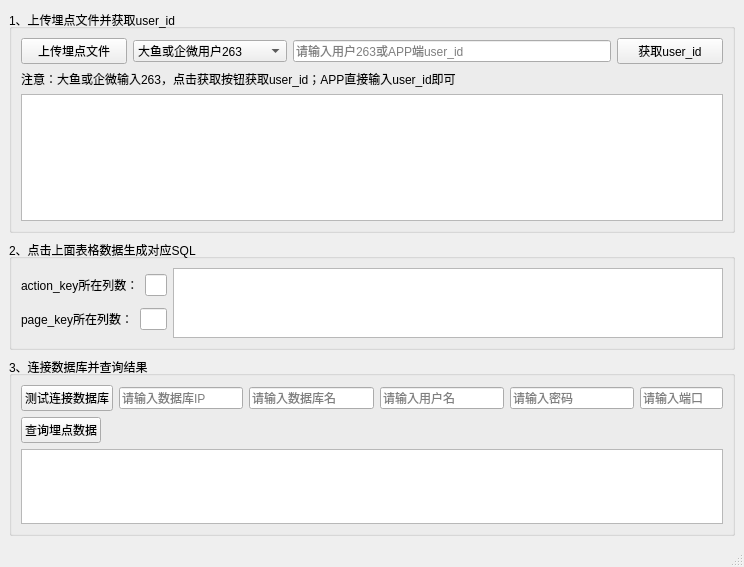
<?xml version="1.0" encoding="UTF-8"?>
<ui version="4.0">
 <class>MainWindow</class>
 <widget class="QMainWindow" name="MainWindow">
  <property name="geometry">
   <rect>
    <x>0</x>
    <y>0</y>
    <width>744</width>
    <height>567</height>
   </rect>
  </property>
  <property name="windowTitle">
   <string>埋点测试小工具</string>
  </property>
  <property name="windowIcon">
   <iconset resource="ico.qrc">
    <normaloff>:/tool.ico</normaloff>:/tool.ico</iconset>
  </property>
  <property name="styleSheet">
   <string notr="true"/>
  </property>
  <widget class="QWidget" name="centralwidget">
   <layout class="QVBoxLayout" name="verticalLayout_3" stretch="5,2,4">
    <item>
     <widget class="QGroupBox" name="groupBox_2">
      <property name="font">
       <font/>
      </property>
      <property name="styleSheet">
       <string notr="true"/>
      </property>
      <property name="title">
       <string>1、上传埋点文件并获取user_id</string>
      </property>
      <property name="alignment">
       <set>Qt::AlignLeading|Qt::AlignLeft|Qt::AlignVCenter</set>
      </property>
      <layout class="QVBoxLayout" name="verticalLayout">
       <item>
        <layout class="QHBoxLayout" name="horizontalLayout" stretch="1,1,3,1">
         <item>
          <widget class="QPushButton" name="uploadFileButton">
           <property name="font">
            <font/>
           </property>
           <property name="text">
            <string>上传埋点文件</string>
           </property>
          </widget>
         </item>
         <item>
          <widget class="QComboBox" name="comboBox">
           <property name="font">
            <font/>
           </property>
           <item>
            <property name="text">
             <string>大鱼或企微用户263</string>
            </property>
           </item>
           <item>
            <property name="text">
             <string>APP用户请输入user_id</string>
            </property>
           </item>
          </widget>
         </item>
         <item>
          <widget class="QLineEdit" name="userIdLineEdit">
           <property name="font">
            <font/>
           </property>
           <property name="accessibleName">
            <string/>
           </property>
           <property name="placeholderText">
            <string>请输入用户263或APP端user_id</string>
           </property>
          </widget>
         </item>
         <item>
          <widget class="QPushButton" name="getUserIdButton">
           <property name="font">
            <font/>
           </property>
           <property name="text">
            <string>获取user_id</string>
           </property>
          </widget>
         </item>
        </layout>
       </item>
       <item>
        <widget class="QLabel" name="label_2">
         <property name="font">
          <font/>
         </property>
         <property name="styleSheet">
          <string notr="true"/>
         </property>
         <property name="text">
          <string>注意：大鱼或企微输入263，点击获取按钮获取user_id；APP直接输入user_id即可</string>
         </property>
        </widget>
       </item>
       <item>
        <widget class="QTableWidget" name="tableWidget">
         <property name="font">
          <font/>
         </property>
        </widget>
       </item>
      </layout>
     </widget>
    </item>
    <item>
     <widget class="QGroupBox" name="groupBox">
      <property name="font">
       <font/>
      </property>
      <property name="title">
       <string>2、点击上面表格数据生成对应SQL</string>
      </property>
      <property name="alignment">
       <set>Qt::AlignLeading|Qt::AlignLeft|Qt::AlignVCenter</set>
      </property>
      <layout class="QHBoxLayout" name="horizontalLayout_2" stretch="2,8">
       <item>
        <layout class="QVBoxLayout" name="verticalLayout_4" stretch="0,0">
         <item>
          <layout class="QHBoxLayout" name="horizontalLayout_7" stretch="4,1">
           <item>
            <widget class="QLabel" name="label">
             <property name="text">
              <string>action_key所在列数：</string>
             </property>
            </widget>
           </item>
           <item>
            <widget class="QLineEdit" name="actionKeyLineEdit"/>
           </item>
          </layout>
         </item>
         <item>
          <layout class="QHBoxLayout" name="horizontalLayout_5" stretch="4,1">
           <item>
            <widget class="QLabel" name="label_3">
             <property name="text">
              <string>page_key所在列数：</string>
             </property>
            </widget>
           </item>
           <item>
            <widget class="QLineEdit" name="pageKeyLineEdit"/>
           </item>
          </layout>
         </item>
        </layout>
       </item>
       <item>
        <widget class="QTextEdit" name="sqlShowTextEdit"/>
       </item>
      </layout>
     </widget>
    </item>
    <item>
     <widget class="QGroupBox" name="groupBox_3">
      <property name="font">
       <font/>
      </property>
      <property name="title">
       <string>3、连接数据库并查询结果</string>
      </property>
      <property name="alignment">
       <set>Qt::AlignLeading|Qt::AlignLeft|Qt::AlignVCenter</set>
      </property>
      <layout class="QVBoxLayout" name="verticalLayout_2">
       <item>
        <layout class="QHBoxLayout" name="horizontalLayout_31" stretch="2,3,3,3,3,2">
         <item>
          <widget class="QPushButton" name="testConnectPushButton">
           <property name="font">
            <font/>
           </property>
           <property name="text">
            <string>测试连接数据库</string>
           </property>
          </widget>
         </item>
         <item>
          <widget class="QLineEdit" name="ipLineEdit">
           <property name="font">
            <font/>
           </property>
           <property name="accessibleName">
            <string/>
           </property>
           <property name="inputMask">
            <string/>
           </property>
           <property name="placeholderText">
            <string>请输入数据库IP</string>
           </property>
          </widget>
         </item>
         <item>
          <widget class="QLineEdit" name="dataBaseNameLineEdit">
           <property name="font">
            <font/>
           </property>
           <property name="accessibleName">
            <string/>
           </property>
           <property name="placeholderText">
            <string>请输入数据库名</string>
           </property>
          </widget>
         </item>
         <item>
          <widget class="QLineEdit" name="userNameLineEdit">
           <property name="font">
            <font/>
           </property>
           <property name="accessibleName">
            <string/>
           </property>
           <property name="placeholderText">
            <string>请输入用户名</string>
           </property>
          </widget>
         </item>
         <item>
          <widget class="QLineEdit" name="dataBasePasswordLineEdit">
           <property name="font">
            <font/>
           </property>
           <property name="accessibleName">
            <string/>
           </property>
           <property name="echoMode">
            <enum>QLineEdit::Normal</enum>
           </property>
           <property name="placeholderText">
            <string>请输入密码</string>
           </property>
          </widget>
         </item>
         <item>
          <widget class="QLineEdit" name="portLineEdit">
           <property name="font">
            <font/>
           </property>
           <property name="accessibleName">
            <string/>
           </property>
           <property name="placeholderText">
            <string>请输入端口</string>
           </property>
          </widget>
         </item>
        </layout>
       </item>
       <item>
        <widget class="QPushButton" name="SQLPushButton">
         <property name="sizePolicy">
          <sizepolicy hsizetype="Fixed" vsizetype="Fixed">
           <horstretch>0</horstretch>
           <verstretch>0</verstretch>
          </sizepolicy>
         </property>
         <property name="font">
          <font/>
         </property>
         <property name="text">
          <string>查询埋点数据</string>
         </property>
        </widget>
       </item>
       <item>
        <layout class="QHBoxLayout" name="horizontalLayout_33">
         <item>
          <widget class="QTableView" name="tableView"/>
         </item>
        </layout>
       </item>
      </layout>
     </widget>
    </item>
   </layout>
  </widget>
  <widget class="QStatusBar" name="statusbar"/>
 </widget>
 <resources>
  <include location="ico.qrc"/>
 </resources>
 <connections/>
</ui>
